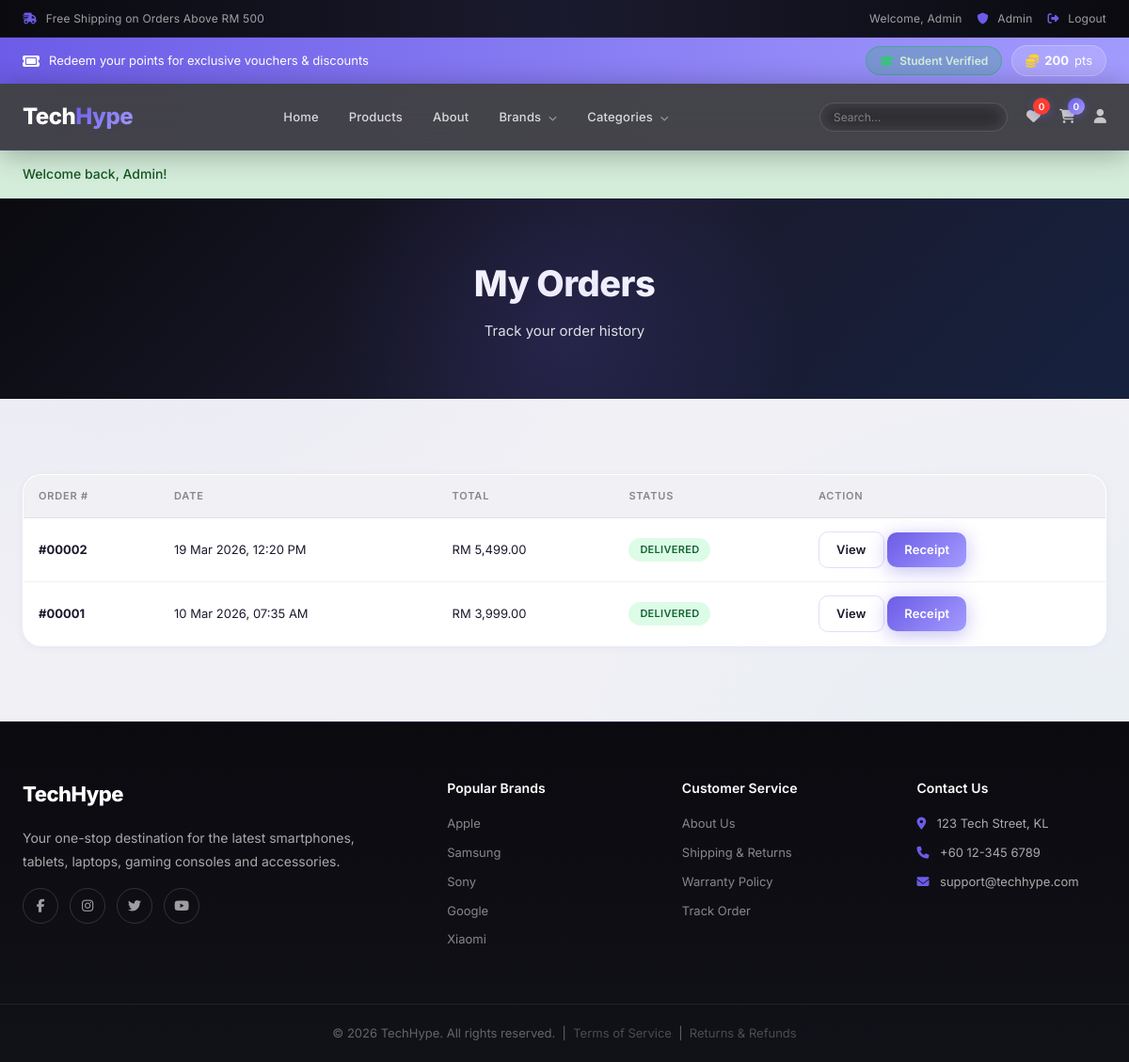
Screenshot of /app/orders.php (signed in) with the database file from the repository.
### tables this page shows
CREATE TABLE `orders` (
  `id` int(11) NOT NULL,
  `user_id` int(11) NOT NULL,
  `total` decimal(10,2) NOT NULL,
  `status` enum('pending','processing','shipped','delivered','cancelled') DEFAULT 'pending',
  `shipping_name` varchar(100) NOT NULL,
  `shipping_phone` varchar(20) NOT NULL,
  `shipping_address` text NOT NULL,
  `payment_method` enum('card','bank','cod') DEFAULT 'cod',
  `notes` text DEFAULT NULL,
  `created_at` timestamp NOT NULL DEFAULT current_timestamp(),
  `updated_at` timestamp NOT NULL DEFAULT current_timestamp() ON UPDATE current_timestamp()
);

### app/_base.php (called while the page is built, shortened)
<?php
$base = '';
function format_price($price) {
    return 'RM ' . number_format($price, 2);
}

### app/orders.php (the view, shortened to what this page needs)
<?php
include '_base.php';
$stm = $db->prepare('SELECT * FROM orders WHERE user_id = ? ORDER BY created_at DESC');
$stm->execute([auth()->id]);
$orders = $stm->fetchAll();
include '_head.php';
?>
<section class="brand-header" style="background: #1d1d1f;">
    <div class="container">
        <h1>My Orders</h1>
        <p>Track your order history</p>
    </div>
</section>
<section class="section">
    <div class="container">
        <?php if (empty($orders)): ?>
            <div class="empty-state">
                <i class="fa-solid fa-box-open"></i>
                <h3>No orders yet</h3>
                <p>Start shopping to see your orders here.</p>
                <a href="<?= $base ?>/products.php" class="btn btn-primary">Shop Now</a>
            </div>
        <?php else: ?>
        <table class="data-table">
            <thead>
                <tr>
                    <th>Order #</th>
                    <th>Date</th>
                    <th>Total</th>
                    <th>Status</th>
                    <th>Action</th>
                </tr>
            </thead>
            <tbody>
                <?php foreach ($orders as $o): ?>
                <tr>
                    <td><strong>#<?= str_pad($o->id, 5, '0', STR_PAD_LEFT) ?></strong></td>
                    <td><?= date('d M Y, h:i A', strtotime($o->created_at)) ?></td>
                    <td><?= format_price($o->total) ?></td>
                    <td><span class="status-badge status-<?= $o->status ?>"><?= ucfirst($o->status) ?></span></td>
                    <td>
                        <a href="<?= $base ?>/order-detail.php?id=<?= $o->id ?>" class="btn btn-sm btn-outline">View</a>
                        <a href="<?= $base ?>/receipt.php?id=<?= $o->id ?>" class="btn btn-sm btn-primary">Receipt</a>
                    </td>
                </tr>
                <?php endforeach; ?>
            </tbody>
        </table>
        <?php endif; ?>
    </div>
</section>
<?php include '_foot.php'; ?>

### rows the page displays
orders: id "00002", created_at "19 Mar 2026, 12:20 PM", total "RM 5,499.00", status "DELIVERED"
orders: id "00001", created_at "10 Mar 2026, 07:35 AM", total "RM 3,999.00", status "DELIVERED"

### other values shown
auth()->name "Admin"
$__pointsBal "200"
wishlist_count() "0"
cart_count() "0"
$flash['message'] "Welcome back, Admin!"
